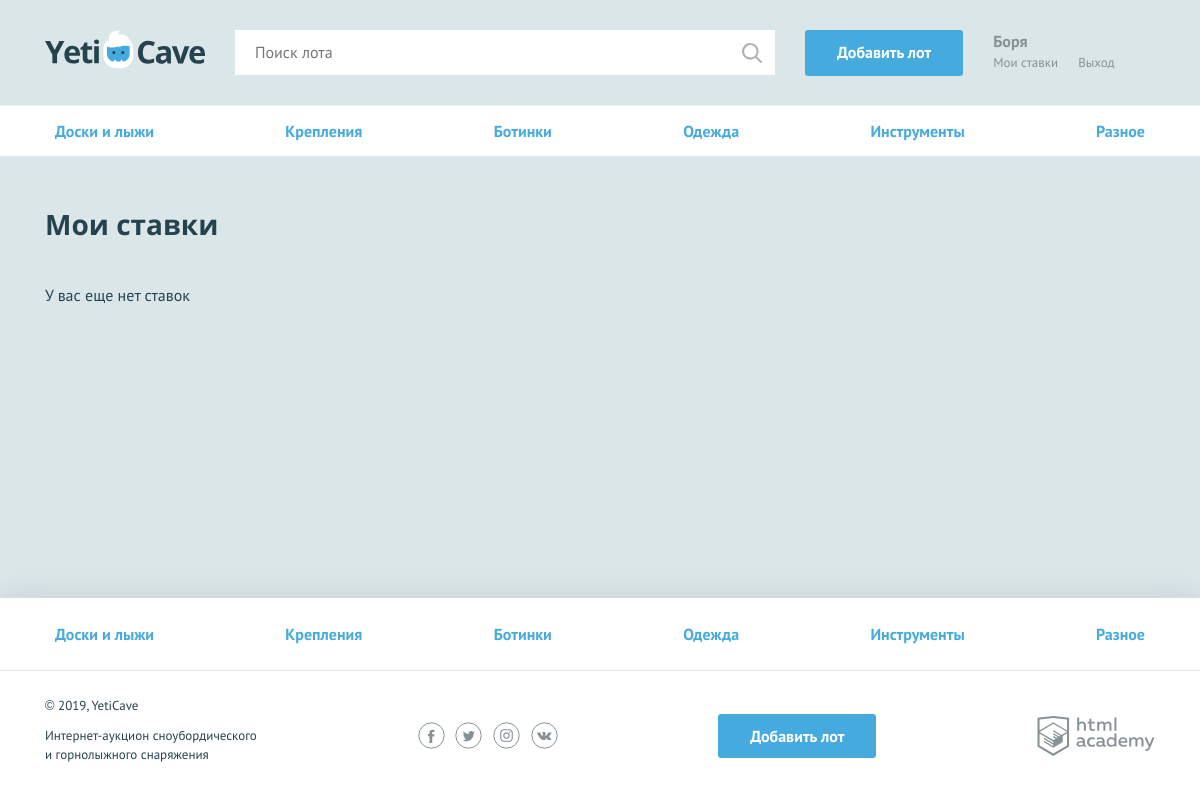
Screenshot of /bets.php (signed in) with the database file from the repository.
### tables this page shows
CREATE TABLE categories (
    id INT PRIMARY KEY AUTO_INCREMENT,
    name_cat VARCHAR(60) NOT NULL UNIQUE,
    code_cat VARCHAR(60) NOT NULL UNIQUE
);

### helpers.php (called while the page is built, shortened)
<?php
function include_template($name, array $data = [])
{
    $name = 'templates/' . $name;
    extract($data);
    require $name;
    $result = ob_get_clean();
    return $result;
}

### templates/layout.php (the view, shortened to what this page needs)
<?php
$type_cat = $_GET['category'] ?? null;
?>
<!DOCTYPE html>
<html lang="ru">
<head>
    <link href="../css/flatpickr.min.css" rel="stylesheet">
    <link href="../css/normalize.min.css" rel="stylesheet">
    <link href="../css/style.css" rel="stylesheet">
</head>
<body>
<div class="page-wrapper">
    <header class="main-header">
        <div class="main-header__container container">
            <a class="main-header__logo">
                <img src="../img/logo.svg" width="160" height="39" alt="Логотип компании YetiCave">
            </a>
            <form class="main-header__search" method="get" action="search.php" autocomplete="off">
                <input type="search" name="search" placeholder="Поиск лота"
                       value="<?= htmlspecialchars($_GET['search'] ?? '') ?>">
                <input class="main-header__search-btn" type="submit" name="find" value="Найти">
            </form>
            <a class="main-header__add-lot button" href="add.php">Добавить лот</a>
            <nav class="user-menu">
                <?php if (isset($_SESSION["user"])): ?>
                    <div class="user-menu__logged">
                        <p><?= $_SESSION["user"]["name_user"] ?></p>
                        <a class="user-menu__bets" href="bets.php">Мои ставки</a>
                        <a class="user-menu__logout" href="logout.php">Выход</a>
                    </div>
                <?php endif; ?>
            </nav>
        </div>
    </header>
    <?= $content ?>
</div>
<footer class="main-footer">
    <nav class="nav">
        <ul class="nav__list container">
            <?php foreach ($categories as $category): ?>
                <?php $classname = $category['code_cat'] == $type_cat ? "nav__item--current" : ""; ?>
                <li class="nav__item <?= $classname ?>">
                    <a href="all-lots.php?category=<?= $category["code_cat"]; ?>"><?= $category["name_cat"]; ?></a>
                </li>
            <?php endforeach; ?>
        </ul>
    </nav>
    <div class="main-footer__bottom container">
        <div class="main-footer__copyright">
            <p>© 2019, YetiCave</p>
            <p>Интернет-аукцион сноубордического и горнолыжного снаряжения</p>
        </div>
        <div class="main-footer__social social">
            <a class="social__link social__link--facebook" href="#">
            </a>
            <a class="social__link social__link--twitter" href="#">
            </a>
            <a class="social__link social__link--instagram" href="#">
            </a>
            <a class="social__link social__link--vkontakte" href="#">
            </a>
        </div>
        <a class="main-footer__add-lot button" href="add.php">Добавить лот</a>
        <div class="main-footer__developed-by">
            <a class="logo-academy" href="https://htmlacademy.ru/intensive/php">
            </a>
        </div>
    </div>
</footer>
</body>
</html>

### templates/my-bets.php
<?php
$id = $_SESSION["user"]["id"];
?>
<main>
    <nav class="nav">
        <ul class="nav__list container">
            <?php foreach ($categories as $category): ?>
                <li class="nav__item">
                    <a href="all-lots.php?category=<?= $category["code_cat"] ?>"><?= $category["name_cat"] ?></a>
                </li>
            <?php endforeach; ?>
        </ul>
    </nav>
    <section class="rates container">
        <h2>Мои ставки</h2>
        <?php if (!empty($bets)): ?>
            <table class="rates__list">
                <?php foreach ($bets as $bet): ?>
                    <tr class="rates__item">
                        <?php $classname = ($bet["winner_id"] == $id) ? "rates__item--win" : ""; ?>
                        <td class="rates__info <?= $classname ?>">
                            <div class="rates__img">
                                <img src="uploads/<?= $bet["image_lot"] ?>" width="54" height="40"
                                     alt="<?= $bet["name_lot"] ?>">
                            </div>
                            <?php if ($bet["winner_id"] == $id) : ?>
                                <div>
                                    <h3 class="rates__title"><a
                                            href="lot.php?id=<?= $bet["id"] ?>"><?= $bet["name_lot"] ?></a></h3>
                                    <p><?= $bet["contact"] ?></p>
                                </div>
                            <?php else: ?>
                                <h3 class="rates__title"><a
                                        href="lot.php?id=<?= $bet["id"] ?>"><?= $bet["name_lot"] ?></a></h3>
                            <?php endif; ?>
                        </td>
                        <td class="rates__category">
                            <?= $bet["name_cat"] ?>
                        </td>
                        <td class="rates__timer">
                            <?php if ($bet["winner_id"] == $id) : ?>
                                <div class="timer timer--win">Ставка выиграла</div>
                            <?php else : ?>
                                <?php $res = set_time_lot(htmlspecialchars($bet["dt_end"])) ?>
                                <div class="timer <?= (int)$res[0] < 1 ? "timer--finishing" : '' ?>">
                                    <?= "$res[0] : $res[1]" ?>
                                </div>
                            <?php endif; ?>
                        </td>
                        <td class="rates__price">
                            <?= $bet["price"] ?> р
                        </td>
                        <td class="rates__time">
                            <?= format_time($bet["dt_add"]) ?>
                        </td>
                    </tr>
                <?php endforeach; ?>
            </table>
        <?php else: ?>
            <p>У вас еще нет ставок</p>
        <?php endif; ?>
    </section>
</main>

### css/style.css (style rules this page uses)
html, body { height: 100%; }
.page-wrapper { display: flex; flex-direction: column; min-height: 100%; margin-bottom: -202px; }
.page-wrapper::after { content: ""; display: block; }
.page-wrapper::after { height: 85px; }
main { margin-bottom: 202px; }
body { min-width: 1140px; background-color: #dbe6e9; font-family: "PT Sans", sans-serif; font-weight: 400; font-size: 16px; line-height: 26px; color: #25434e; }
a { text-decoration: none; }
h2 { margin: 0; font-family: "Open Sans", sans-serif; font-size: 28px; line-height: 35px; font-weight: 700; }
.container { width: 1110px; margin: 0 auto; padding: 0 15px; }
.button { display: block; padding: 9px 32px; background-color: #45abde; color: #ffffff; text-align: center; font-weight: 700; border: none; border-radius: 3px; }
.main-header { padding: 30px 0 29px; border-bottom: 1px solid rgba(255, 255, 255, 0.5); }
.main-header__container { display: -webkit-flex; display: -ms-flexbox; display: flex; -webkit-justify-content: flex-start; -ms-flex-pack: start; justify-content: flex-start; }
.main-header__logo { display: block; margin-right: 30px; }
.main-header__search { position: relative; width: 540px; margin-right: 30px; }
.main-header__search input[type="search"] { width: 100%; padding: 8px 19px 9px 19px; border: 1px solid #ffffff; }
.main-header__search-btn { content: ""; position: absolute; top: 3px; right: 3px; width: 20px; height: 20px; padding: 20px; background: url("../img/search.svg") center no-repeat; opacity: 0.3; border: 0; font-size: 0; }
.main-header__add-lot { max-width: 160px; margin-right: 30px; }
.user-menu { display: -webkit-flex; display: -ms-flexbox; display: flex; }
.user-menu__logged { color: #879296; line-height: 22px; }
.user-menu__logged p { font-weight: 700; margin: 0; }
.user-menu__logged a { color: #879296; font-size: 13px; font-weight: 400; float: left; }
.user-menu__logged a:last-child { margin-left: 20px; }
.main-footer { background-color: #ffffff; box-shadow: 0 0 30px 0 rgba(0, 0, 0, 0.1); }
.main-footer__bottom { display: -webkit-flex; display: -ms-flexbox; display: flex; -webkit-justify-content: space-between; -ms-flex-pack: justify; justify-content: space-between; -webkit-align-items: center; -ms-flex-align: center; align-items: center; padding: 25px 0; }
.main-footer__copyright { max-width: 212px; }
.main-footer__copyright p { margin: 0; margin-bottom: 11px; font-size: 13px; line-height: 19px; }
.main-footer__social { width: 140px; }
.social { display: -webkit-flex; display: -ms-flexbox; display: flex; -webkit-justify-content: space-between; -ms-flex-pack: justify; justify-content: space-between; -webkit-flex-wrap: wrap; -ms-flex-wrap: wrap; flex-wrap: wrap; }
.social__link { width: 27px; height: 27px; }
.logo-academy { display: block; width: 118px; height: 40px; }
.nav { background-color: #ffffff; border-bottom: 1px solid #e1e6e7; }
.nav__list { display: -webkit-flex; display: -ms-flexbox; display: flex; -webkit-justify-content: space-between; -ms-flex-pack: justify; justify-content: space-between; -webkit-flex-wrap: wrap; -ms-flex-wrap: wrap; flex-wrap: wrap; list-style: none; }
.nav__item a { position: relative; display: block; padding: 12px 10px; font-weight: 700; color: #45abde; }
.nav__item a::before { content: ""; display: none; position: absolute; bottom: 0; width: calc(100% - 20px); height: 3px; background-color: #e2e5e6; }
.main-footer .nav__item a { padding: 23px 10px; }
.rates { padding-top: 50px; }
.rates h2 { padding-bottom: 24px; }

### rows the page displays
categories: name_cat "Доски и лыжи"
categories: name_cat "Крепления"
categories: name_cat "Ботинки"
categories: name_cat "Одежда"
categories: name_cat "Инструменты"
categories: name_cat "Разное"

### other values shown
$_SESSION["user"]["name_user"] "Боря"
